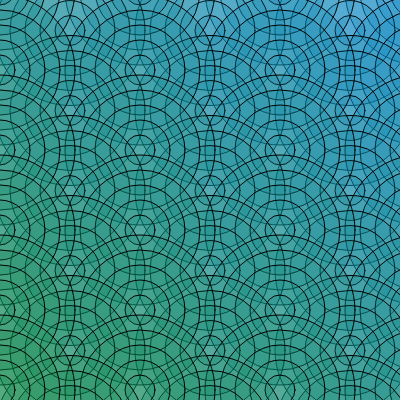
Frame 1 (no input)
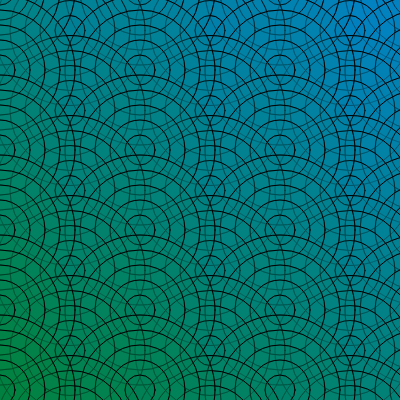
Frame 60 (no input)
Frame 120 (the mouse pressed at the canvas centre since frame 60): identical to frame 60, image omitted

The p5.js sketch that drew these frames (run headless with seeded random() and noise() and a simulated clock; from frame 60 on, the mouse is pressed at the canvas centre):

// p5.js sketch
// ── sketch.js
function setup() {
  createCanvas(400, 400);
  background(255);
}

function draw() {
  for (let i = 0; i < 6 ;i++){
    fill(0,130,200-i*15,50)
    drawSixConcentricCircles(420, -10 + i * 80);
    fill(0,130,190-i*15,50)
    drawSixConcentricCircles(350, 30.5 + i * 80);
    fill(0,130,180-i*15,50)
    drawSixConcentricCircles(280, -10 + i * 80);
    fill(0,130,170-i*15,50)
    drawSixConcentricCircles(210, 30.5 + i * 80);
    fill(0,130,160-i*15,50)
    drawSixConcentricCircles(140, -10 + i * 80);
    fill(0,130,150-i*15,50)
    drawSixConcentricCircles(70, 30.5 + i * 80);
    fill(0,130,140-i*15,50)
    drawSixConcentricCircles(0, -10 + i * 80);   
  }
//   for (let i = 0; i < 6 ;i++){
    
//     fill(0,130,200-i*15,50)
    
//     circle(420,-10,150-i*30)
//     circle(420,65,150-i*30)
//     circle(420,150,150-i*30)
//     circle(420,230,150-i*30)
//     circle(420,310,150-i*30)
//     circle(420,390,150-i*30)
//   }
  
//   for (let i = 0; i < 6 ;i++){
//     fill(0,130,190-i*15,50)
//     circle(350,30.5,150-i*30)
//     circle(350,105.5,150-i*30)
//     circle(350,180.5,150-i*30)
//     circle(350,255.5,150-i*30)
//     circle(350,330.5,150-i*30)
//     circle(350,405.5,150-i*30)
//   }
  
//   for (let i = 0; i < 6 ;i++){
//     fill(0,130,180-i*15,50)
//     circle(280,-10,150-i*30)
//     circle(280,65,150-i*30)
//     circle(280,150,150-i*30)
//     circle(280,230,150-i*30)
//     circle(280,310,150-i*30)
//     circle(280,390,150-i*30)
//   }
  
//   for (let i = 0; i < 6 ;i++){
//     fill(0,130,170-i*15,50)
//     circle(210,30.5,150-i*30)
//     circle(210,105.5,150-i*30)
//     circle(210,180.5,150-i*30)
//     circle(210,255.5,150-i*30)
//     circle(210,330.5,150-i*30)
//     circle(210,405.5,150-i*30)
//   }
 
//   for (let i = 0; i < 6 ;i++){
//     fill(0,130,160-i*15,50)
//     circle(140,-10,150-i*30)
//     circle(140,65,150-i*30)
//     circle(140,150,150-i*30)
//     circle(140,230,150-i*30)
//     circle(140,310,150-i*30)
//     circle(140,390,150-i*30)
//   }
  
//   for (let i = 0; i < 6 ;i++){
//     fill(0,130,150-i*15,50)
//     circle(70,30.5,150-i*30)
//     circle(70,105.5,150-i*30)
//     circle(70,180.5,150-i*30)
//     circle(70,255.5,150-i*30)
//     circle(70,330.5,150-i*30)
//     circle(70,405.5,150-i*30)
//   }
  
//   for (let i = 0; i < 6 ;i++){
//     fill(0,130,140-i*15,50)
//     circle(0,-10,150-i*30)
//     circle(0,65,150-i*30)
//     circle(0,150,150-i*30)
//     circle(0,230,150-i*30)
//     circle(0,310,150-i*30)
//     circle(0,390,150-i*30)
//   }
  

}


function drawSixConcentricCircles(x, y) {
  for (let i = 0; i < 6; i++) {
    // optional fill commands
    circle(x, y, 150 - i * 30); 
  }
}
